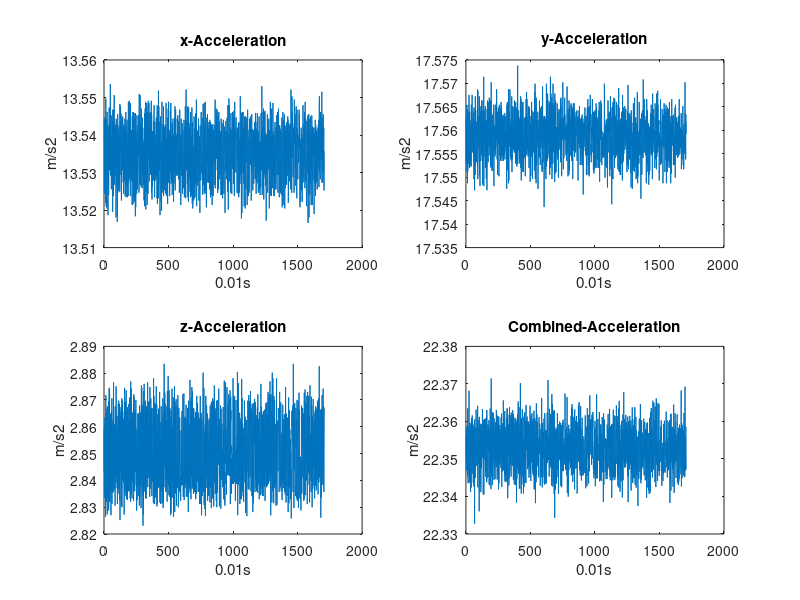

MATLAB code to generate this figure:
data=load('offline_short.txt');
ax = data(:,3);
ay = data(:,4);
az = data(:,5);
ax1 = mean(ax)
ay1 = mean(ay)
az1 = mean(az)

Ax = 0.061/2/1000*9.8*ax; 
Ay = 0.061/2/1000*9.8*ay;
Az = 0.061/2/1000*9.8*az;

figure(1)
subplot(2,2,1);
plot(Ax)
xlabel('0.01s');
ylabel('m/s2');
title('x-Acceleration');

subplot(2,2,2);
plot(Ay)
xlabel('0.01s');
ylabel('m/s2');
title('y-Acceleration');

subplot(2,2,3);
plot(Az)
xlabel('0.01s');
ylabel('m/s2');
title('z-Acceleration');

subplot(2,2,4);
A = sqrt(Ax.^2 + Ay.^2 + Az.^2);
plot(A)
xlabel('0.01s');
ylabel('m/s2');
title('Combined-Acceleration');
saveas(gcf,'raw_unoffset','eps');
